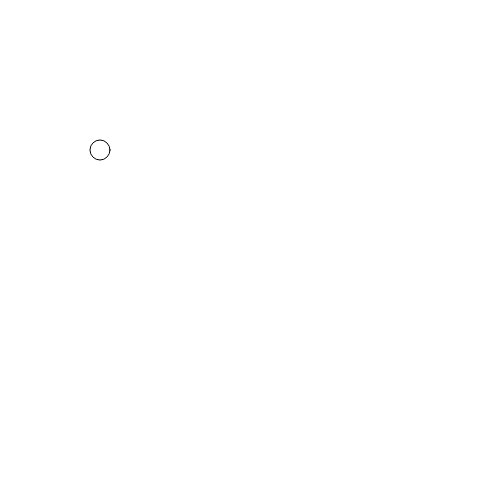
Frame 1 (no input)
Frame 60 (no input): blank canvas, image omitted
Frame 120 (the mouse pressed at the canvas centre since frame 60): blank canvas, image omitted

The p5.js sketch that drew this single still picture (run headless with seeded random() and noise() and a simulated clock; from frame 60 on, the mouse is pressed at the canvas centre):

// p5.js sketch
// ── sketch.js
var x = 0

function setup() {
  createCanvas(500,500)
}

function draw() {
  background(255)
  
  var circlex = sin(x) * 50 + 100
  var circley = cos(x) * 50 + 100
  ellipse(circlex,circley,20,20)
  
  x = x + 0.1
}
